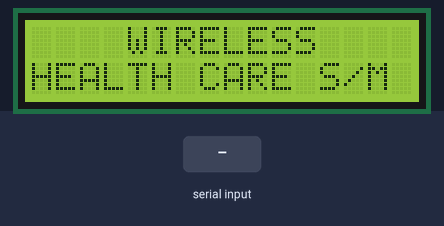
Bench run of a sketch on a simulated Arduino Uno, built with avr-gcc and run on an emulated ATmega328P. Shown: 16×2 character LCD. The test bench sets the inputs (shaded band). What the sketch prints to the serial monitor is not drawn.

Above: at 4.2 s.
4.3 s: "t" received over the second serial link
At 6.5 s:
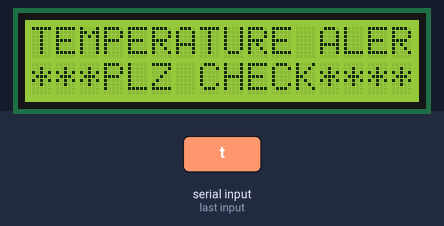
Timing chart, 0 to 8.0 s (numbered marks = the images above; inputs shaded):
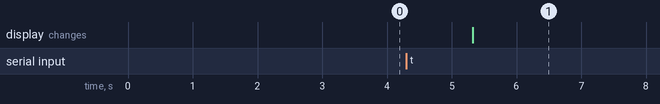

Measured:
- after the input at 4.3 s, the display: changes after 1.0 s (image 1)

The sketch:

rx_of_wireless_health_care_system.ino
```cpp
/*
 * PRIVATE AND SECURE MEDICAL DATA TRANSMISION AND ANALYSIS FOR WIRELESS SENSING HEALTHCARE SYSTEM
 * SREYAS CLG
 * Rx kit
 */

 #include <SoftwareSerial.h>
 #include <LiquidCrystal.h>
#include <String.h>

#define buzzer 8

LiquidCrystal lcd(2,3,4,5,6,7);

String read_msg = "\0";
SoftwareSerial SIM900(9,10);

void beep()
{
   digitalWrite(buzzer, HIGH);
   delay(1500);
    digitalWrite(buzzer, LOW);
    delay(100);
}
//void ShowSerialData()
//{
//  while (SIM900.available() != 0)
//    Serial.write(char (SIM900.read()));
//}

void ShowSerialData()
{
  while(SIM900.available()!=0)
   read_msg = SIM900.readString();
  Serial.println("read_msg is = "); Serial.println(read_msg);
   delay(1);

}
void showprojectname ()
{
  lcd.clear();
    lcd.setCursor(0,0);
    lcd.print("    WIRELESS    ");
    lcd.setCursor(0,1);
    lcd.print("HEALTH CARE S/M");
  delay(3000);

}

void setup() {
  // put your setup code here, to run once:
SIM900.begin(9600);
Serial.begin(9600);
lcd.begin(16,2);
 Serial.println("power up");

showprojectname ();

}
void loop() {
  // put your main code here, to run repeatedly:
 ShowSerialData();
 if(read_msg.indexOf("t")!=(-1))
 {

  Serial.println("temperature alert");
  delay(1);
  lcd.clear();
    lcd.setCursor(0,0);
    lcd.print("TEMPERATURE ALERT");
    lcd.setCursor(0,1);
    lcd.print("***PLZ CHECK****");
    beep ();
  delay(2000);
   read_msg = "\0";
 }
else if (read_msg.indexOf("h")!=(-1))
 {
  Serial.println("heart beat alert");
   lcd.clear();
  lcd.print("HEART BEAT ALERT");
    lcd.setCursor(0,1);
    lcd.print("***PLZ CHECK****");
beep ();
delay(2000);
 }
 else if (read_msg.indexOf("n")!=(-1))
 {
   Serial.println("system is normal");
   lcd.clear();
  lcd.print("SYSTEM IS NORMAL");
    lcd.setCursor(0,1);
    lcd.print("****************");

delay(2000);
 }
}
```
